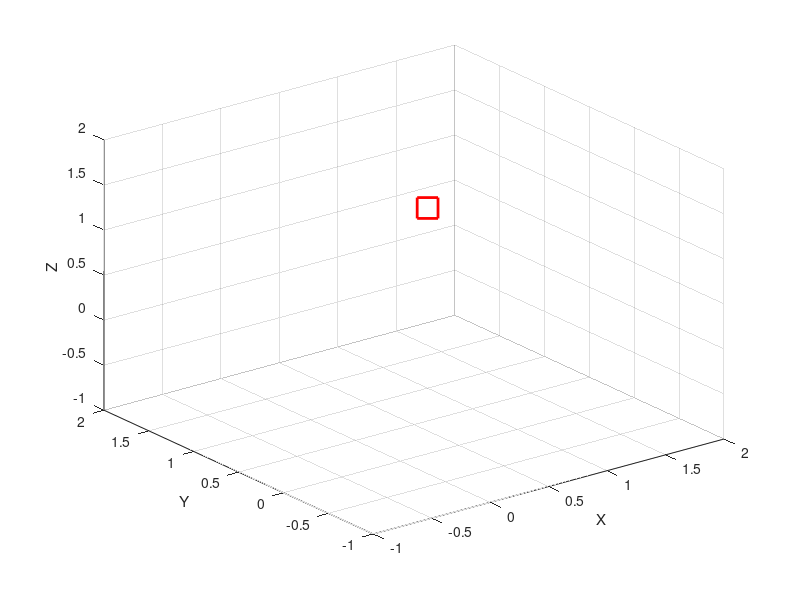

MATLAB code for this plot:
% Define the coordinates of the vertices of the square
x = [0 1 1 0 ];
y = [0 0 1 1 ];
z = [0 0 0 0 ];

% Plot the square using plot3
plot3(1, 1, 1, 's', 'MarkerSize', 15, 'MarkerEdgeColor', 'r', 'LineWidth',2);

% Set the axis limits and labels
xlim([-1 2]);
ylim([-1 2]);
zlim([-1 2]);
xlabel('X');
ylabel('Y');
zlabel('Z');
grid on;